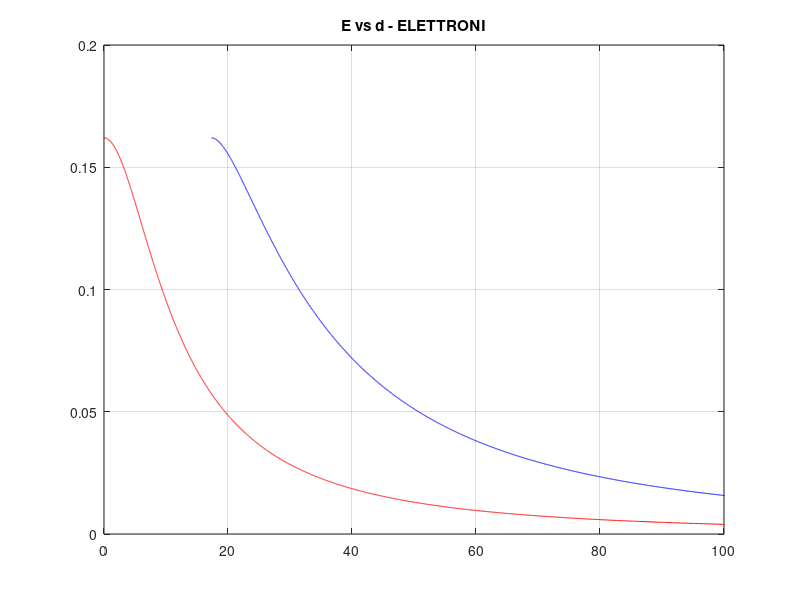
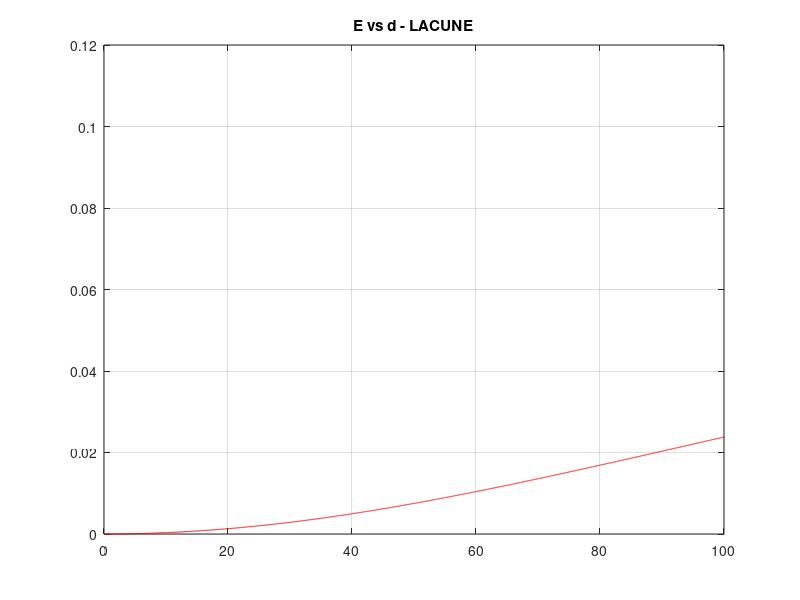

Recreate these plots in MATLAB, in order.
%clear all
%close all
%clc

%TODO plot diagramma a bande

m_e = 4.385358e-32; %kg
m_h = 3.9351705e-31; %kg
h_t = 6.582199e-16; %eV*s
U1e = 0; %eV
U2e = 0.162; %eV
Ee = linspace(U1e, U2e, 10000);
gammae = (sqrt(2*m_e)./h_t).*sqrt(U2e - Ee);
deltae = (sqrt(2*m_e)./h_t).*sqrt(U2e - Ee);
k_xe = (sqrt(2*m_e)./h_t).*sqrt(Ee - U1e);
d0e = (1./k_xe).*(atan(gammae./k_xe)+ atan(deltae./k_xe)); %nm
d1e = (1./k_xe).*(atan(gammae./k_xe)+ atan(deltae./k_xe)+pi); %nm


U1h = 0.108; %eV
U2h = 0; %eV
Eh = linspace(U2h, U1h, 10000);
gammah = (sqrt(2*m_h)./h_t).*sqrt(Eh - U2h);
deltah = (sqrt(2*m_h)./h_t).*sqrt(Eh - U2h);
k_xh = (sqrt(2*m_h)./h_t).*sqrt(U1h - Eh);
d0h = (1./k_xh).*(atan(gammah./k_xh)+ atan(deltah./k_xh)) .* 40.02499; %nm
d1h = (1./k_xh).*(atan(gammah./k_xh)+ atan(deltah./k_xh)+pi) .* 40.02499; %nm

figure(11)
plot(d0e,Ee,'r',d1e,Ee,'b')
title('E vs d - ELETTRONI')
grid on
xlim([0 100])

figure(22)
plot(d0h,Eh,'r',d1h,Eh,'b')
title('E vs d - LACUNE')
grid on
xlim([0 100])

d = 10e-9;
E1e = 2.0875e-20;
E0e = 5.8665e-21;
E1h = -1.2553e-19;
E0h = -1.2847e-19;

lambda_ric = h_t*2*pi*3e8/(E0e-E0h);
